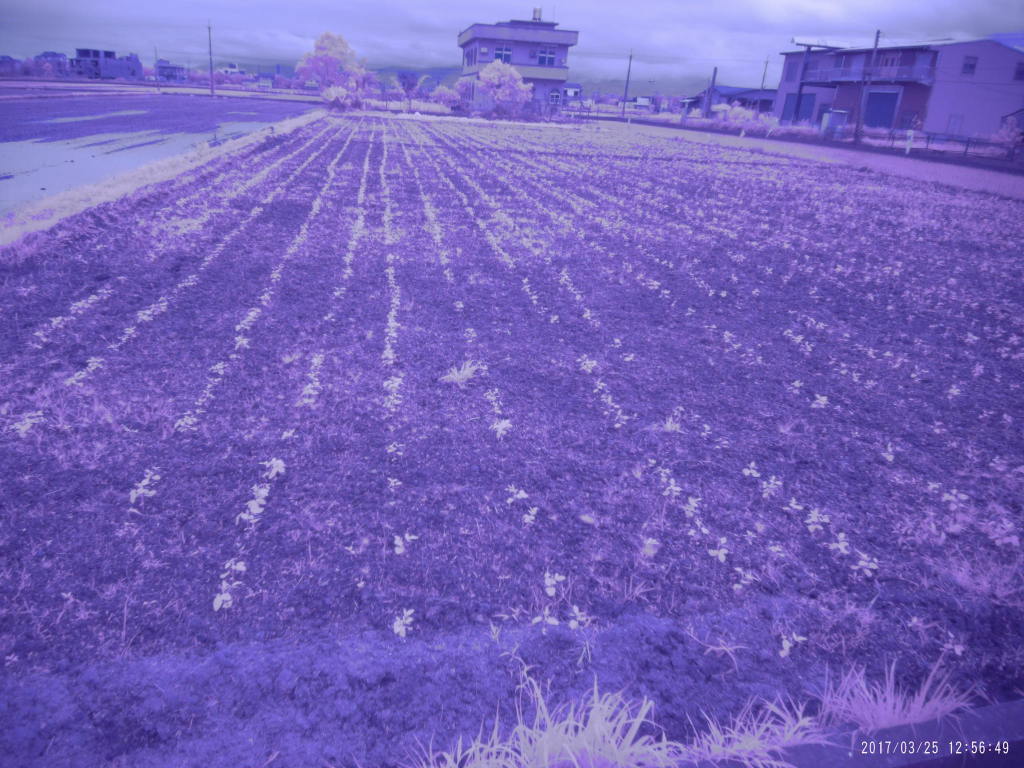
#> input picture images/ndvi1.jpg, 2048 x 1536 px (shown at 1/2 size)
$ python lab3.py --image ../images/ndvi1.jpg --ndvi ../images/ndvi2.jpg
#> lines starting #> are read from the running program, lines starting #| are printed output that depends on the picture; after the words box and inside, x2 and y2 are one past the last pixel; in counts of white or black regions, pixels touching at a corner belong together
#> further down, image is the input picture: shape (1536, 2048, 3); mean B, G, R 185.8, 98.1, 115.2
# import the necessary packages
from scipy.spatial import distance as dist
import imutils
import numpy as np
import cv2
import argparse

thRED = 220
thGREEN = 132
thYELLOW = 132

def contrast_stretch(im):
    """
    Performs a simple contrast stretch of the given image, from 5-95%.
    """
    in_min = np.percentile(im, 5)
    in_max = np.percentile(im, 95)

    out_min = 0.0
    out_max = 255.0

    out = im - in_min
    out *= ((out_min - out_max) / (in_min - in_max))
    out += in_min

    return out

def getNDVI(image):
    #image = cv2.cvtColor(image, cv2.COLOR_BGR2HSV)
    b, g, r = cv2.split(image)
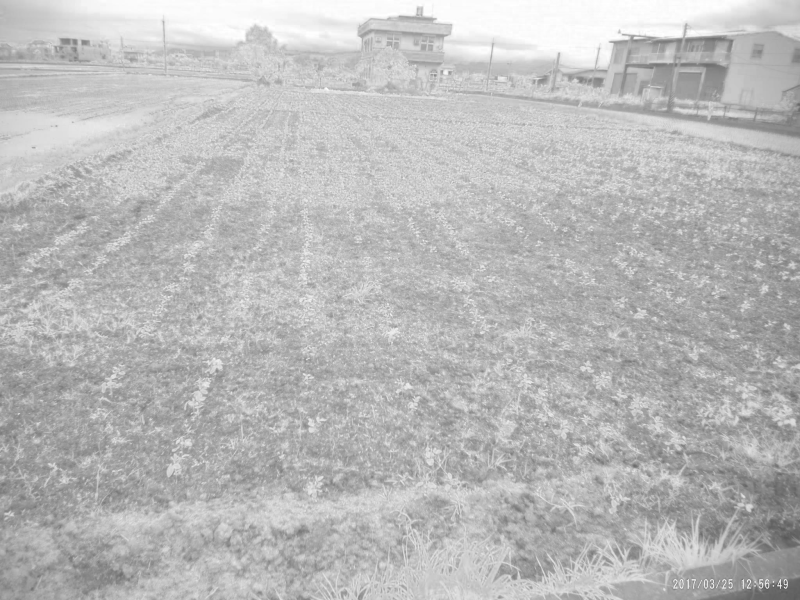
#> b: shape (600, 800); min 78, max 255, mean 185.8
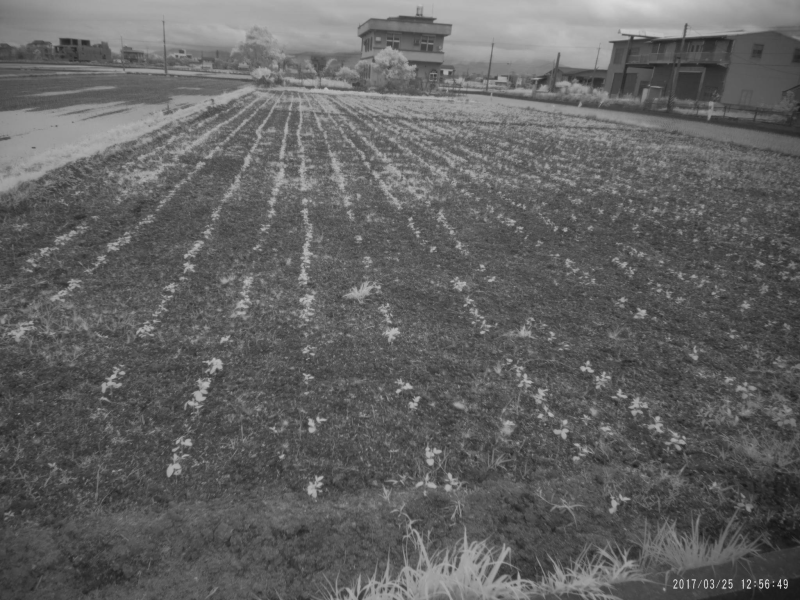
#> g: shape (600, 800); min 20, max 226, mean 98.1
    divisor = (r.astype(float) + b.astype(float))
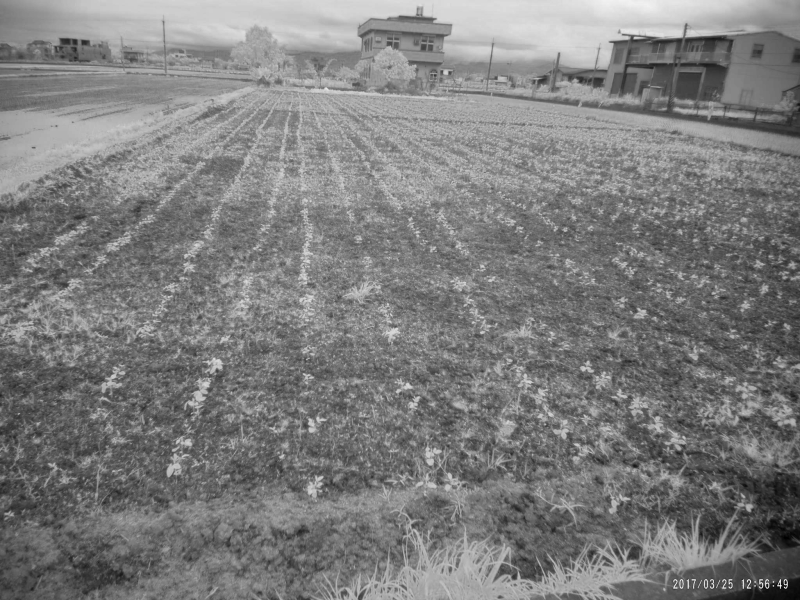
#> divisor: shape (600, 800) float64; min 121, max 486, mean 301; drawn with min black and max white
    divisor[divisor == 0] = 0.01  # Make sure we don't divide by zero!

    ndvi = (r.astype(float) - b) / divisor
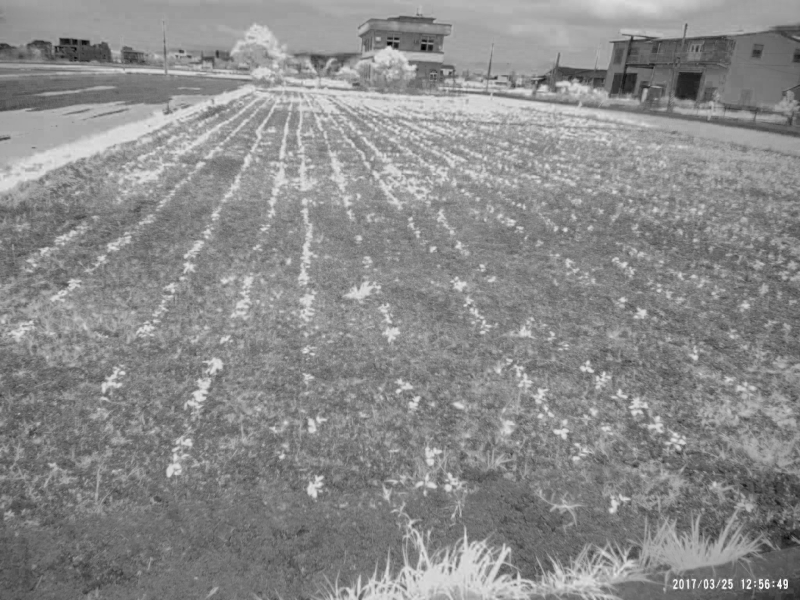
#> ndvi: shape (600, 800) float64; min -0.52, max -0.0123, mean -0.243; drawn with min black and max white
    ndvi = contrast_stretch(ndvi)
#> in contrast_stretch, `in_min = np.percentile(im, 5)`: in_min = -0.33
#> in contrast_stretch, `in_max = np.percentile(im, 95)`: in_max = -0.125
    ndvi = ndvi.astype(np.uint8)
    ndvi = (255-ndvi)
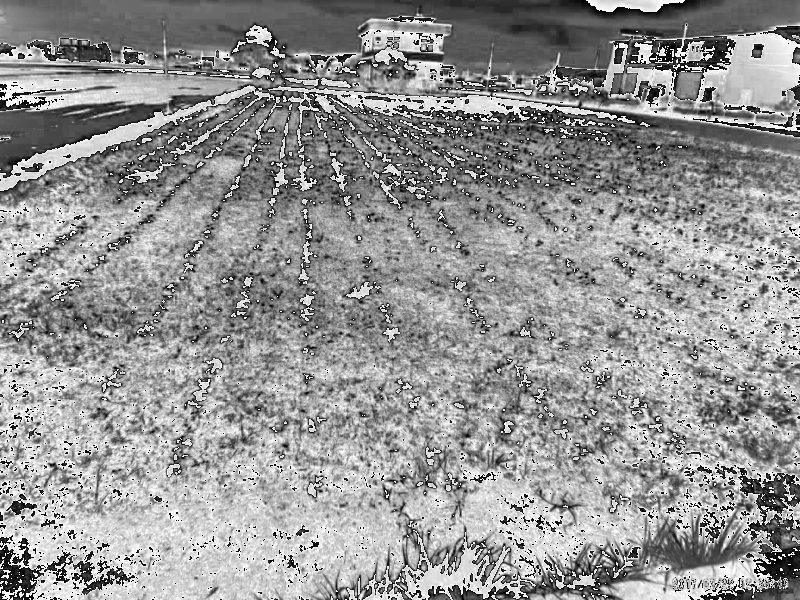
#> ndvi: shape (600, 800); min 0, max 255, mean 148.1
    ndvi = cv2.inRange(ndvi, thRED, 255)
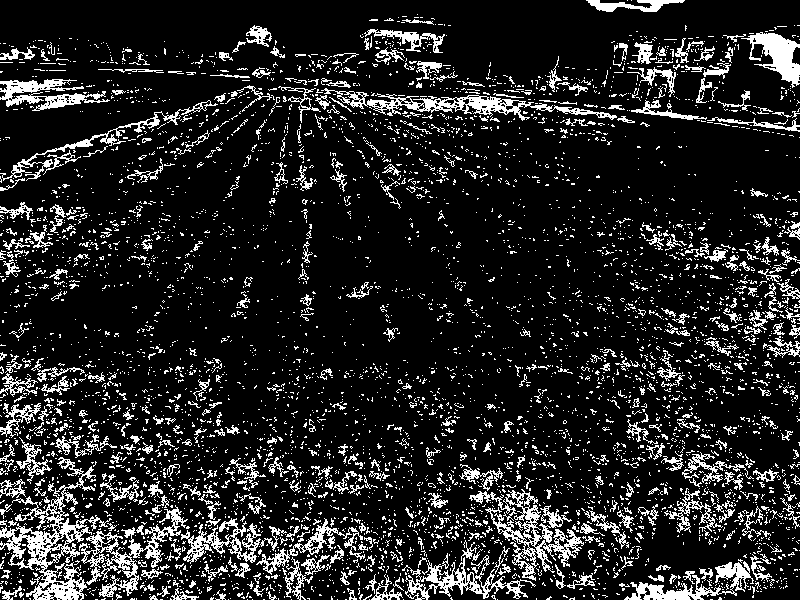
#> ndvi: shape (600, 800); 14.2% white in thin lines or dots
    #ndvi = cv2.bitwise_not(ndvi)

    zeros = np.zeros(image.shape[:2], dtype = "uint8")
    merged = cv2.merge([g, r, ndvi])
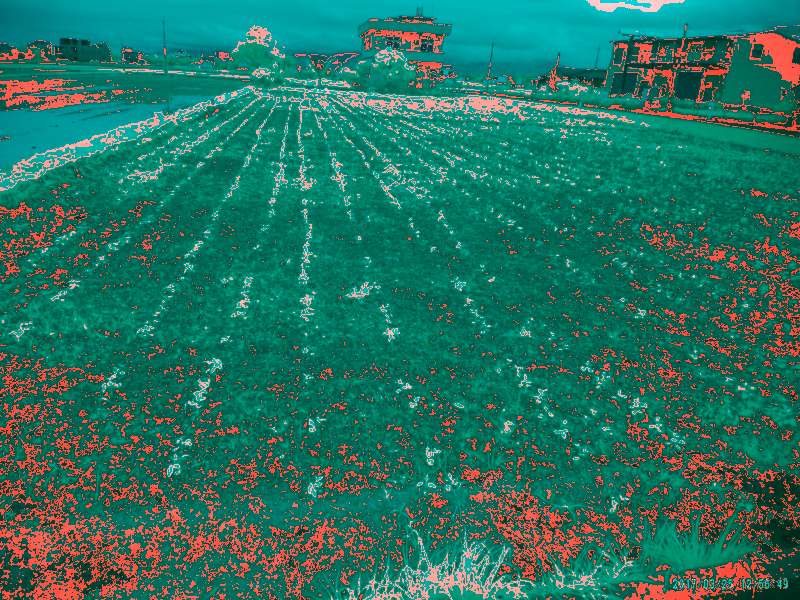
#> merged: shape (600, 800, 3); mean of channels 0, 1, 2 98.1, 115.2, 36.2; drawn as B, G, R
    cv2.imshow("Merged", merged)
    return ndvi

def addTransparent(overlay, output, alpha):
    cv2.addWeighted(overlay, alpha, output, 1 - alpha, 0, output)


def replaceColor(image, fromC=[0,0,0], toC=[255,255,255]):
    image[np.where((image==fromC).all(axis=2))] = toC
    return image

def createMask(grayImg, th=104):
    masked = cv2.inRange(grayImg, th, 255)
    return masked

# [45 lines left out: functions getRedArea, getRedArea2, getGreenArea, getYellowArea, not called in this run]

ap = argparse.ArgumentParser()
ap.add_argument("-i", "--image", required=True, help="NDVI image")
ap.add_argument("-n", "--ndvi", required=True, help="Correct ndvi image.")
args = vars(ap.parse_args())

image = cv2.imread(args["image"])
image = imutils.resize(image, width = 800)

ndvi = getNDVI(image)
cv2.imshow("ndvi", ndvi)
# [4 lines of commented-out code are left out]


"""
imgRED = np.zeros(image.shape[:3], np.uint8)
imgRED[:] = (1, 54, 253)
maskedRED = cv2.bitwise_and(imgRED, imgRED, mask=redArea)
imgGREEN = np.zeros(image.shape[:3], np.uint8)
imgGREEN[:] = (0, 249, 69)
maskedGREEN = cv2.bitwise_and(imgGREEN, imgGREEN, mask=greenArea)
imgYELLOW = np.zeros(image.shape[:3], np.uint8)
imgYELLOW[:] = (0, 255, 237)
maskedYELLOW = cv2.bitwise_and(imgYELLOW, imgYELLOW, mask=yellowArea)

greenNDVI = cv2.addWeighted(image, 0.5, maskedGREEN, 0.5, 0)
yellowNDVI = cv2.addWeighted(image, 0.5, maskedYELLOW, 0.5, 0)
redNDVI = cv2.addWeighted(image, 0.5, maskedRED, 0.5, 0)

cv2.imshow("NDVI Original", cv2.imread(args["ndvi"]))
cv2.imshow("NDVI-Green", greenNDVI)
cv2.imshow("NDVI-Yellow", yellowNDVI)
cv2.imshow("NDVI-Red", redNDVI)

cv2.imshow("RED", maskedRED)
cv2.imshow("GREEN", maskedGREEN)
cv2.imshow("YELLOW", maskedYELLOW)
"""
cv2.waitKey(0)

$ run again, on images/ndvi3.jpg
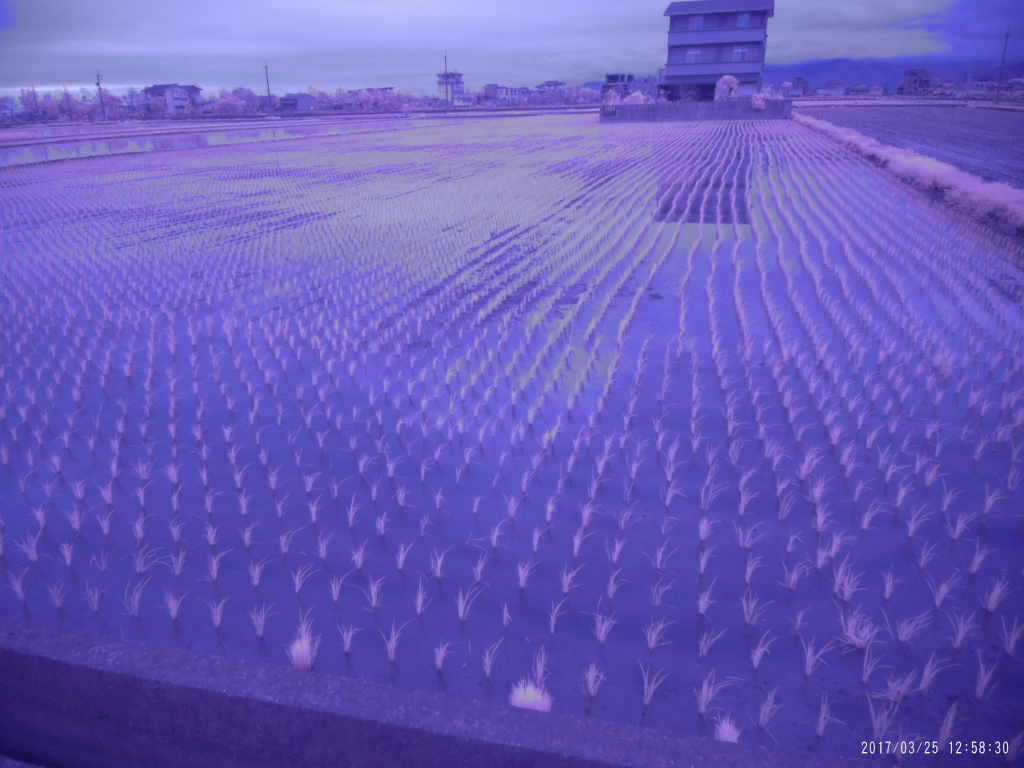
#> input picture images/ndvi3.jpg, 2048 x 1536 px (shown at 1/2 size)
#> image is the input picture: shape (1536, 2048, 3); mean B, G, R 185.3, 91.4, 103.3
#> image: shape (600, 800, 3)
#> in_min = -0.403
#> in_max = -0.153
#> in getNDVI, `ndvi = cv2.inRange(ndvi, thRED, 255)`:
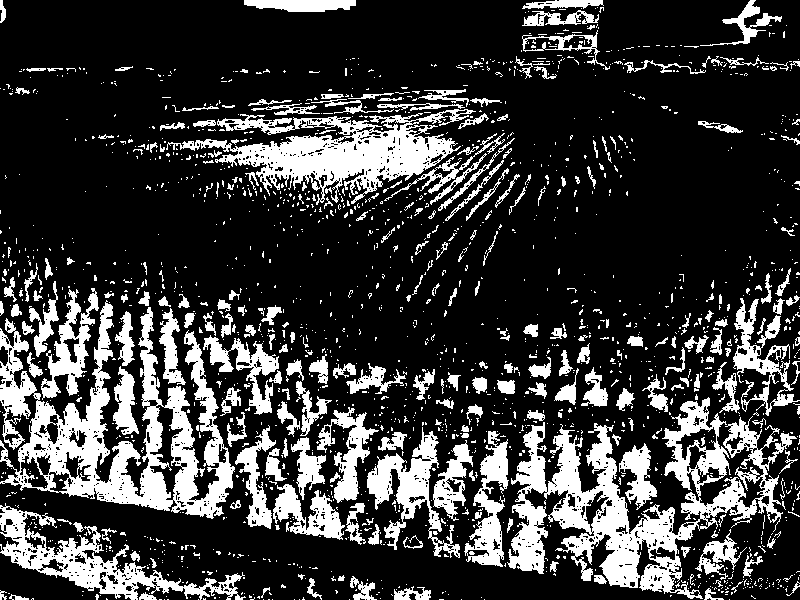
#> ndvi: shape (600, 800); 22.9% white; 1825 white regions (1565 under 20 px), largest, box (x1, y1, x2, y2) and area: (507, 397, 797, 599) 18804, (0, 300, 235, 519) 17619, (166, 109, 476, 205) 10725
#> in getNDVI, `merged = cv2.merge([g, r, ndvi])`:
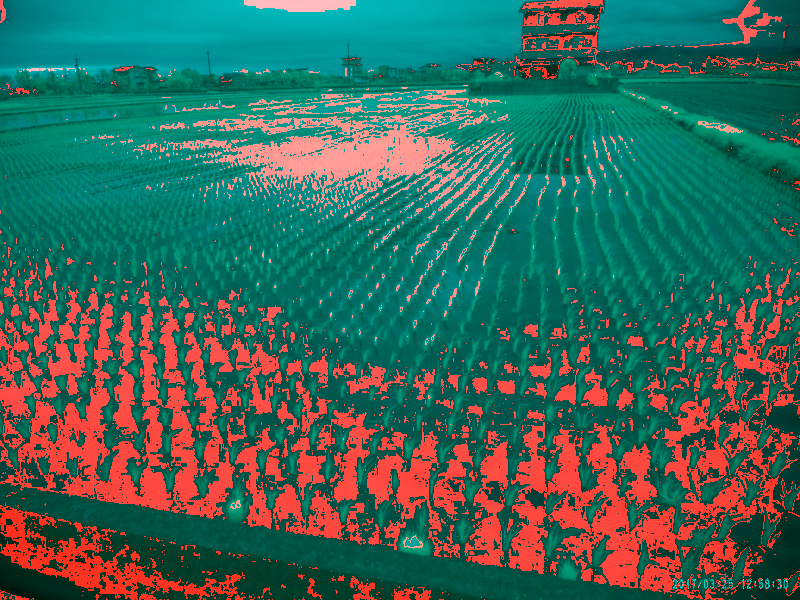
#> merged: shape (600, 800, 3); mean of channels 0, 1, 2 91.4, 103.3, 58.4; drawn as B, G, R

$ run again, on images/ndvi4.jpg
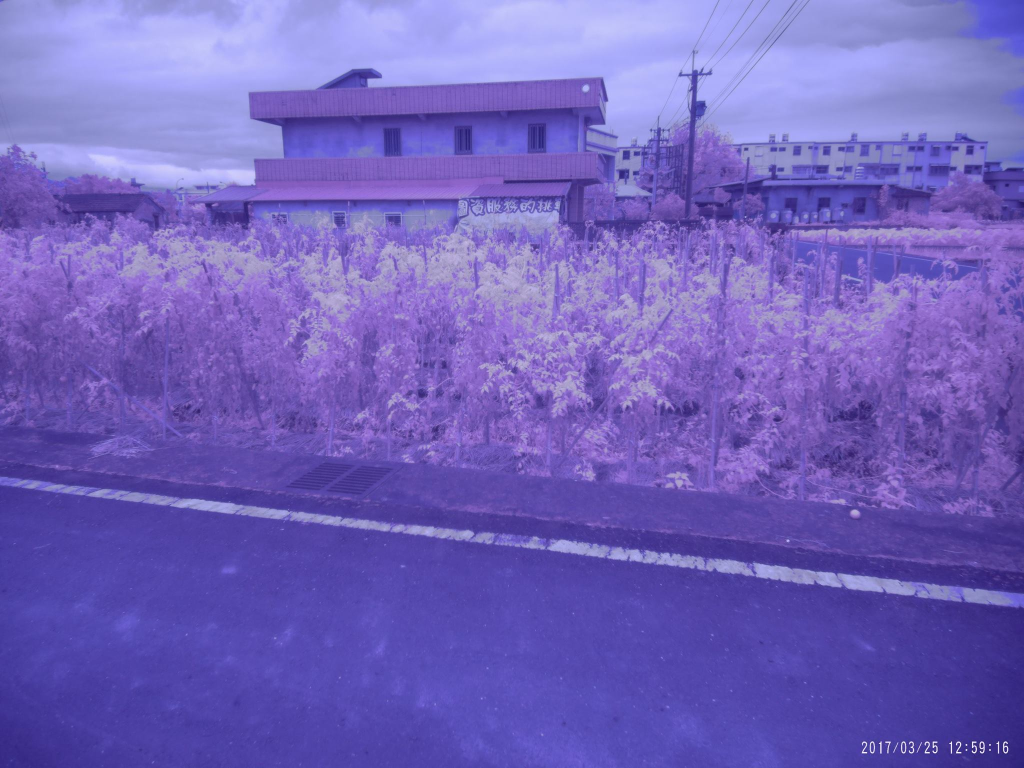
#> input picture images/ndvi4.jpg, 2048 x 1536 px (shown at 1/2 size)
#> image is the input picture: shape (1536, 2048, 3); mean B, G, R 187.7, 98.4, 113.4
#> image: shape (600, 800, 3)
#> in_min = -0.374
#> in_max = -0.144
#> in getNDVI, `ndvi = cv2.inRange(ndvi, thRED, 255)`:
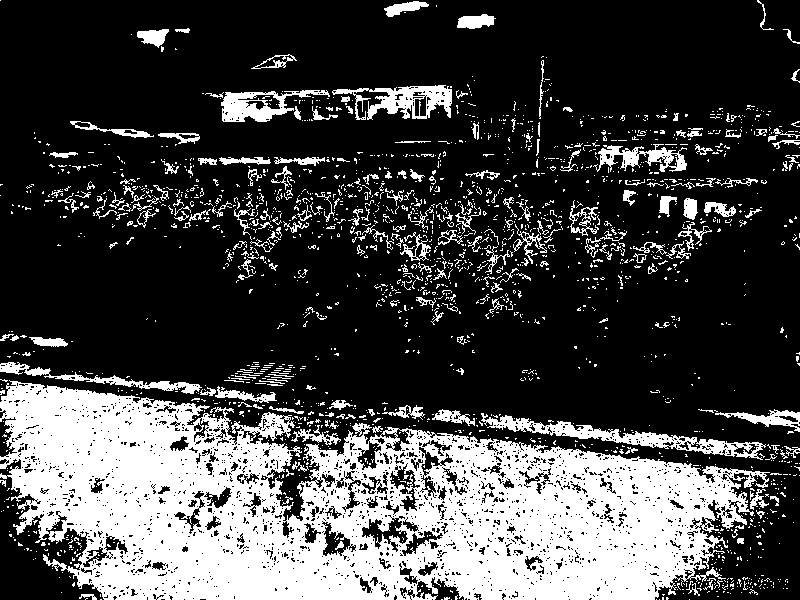
#> ndvi: shape (600, 800); 27.1% white; 2011 white regions (1790 under 20 px), largest, box (x1, y1, x2, y2) and area: (0, 380, 770, 600) 98420, (481, 413, 766, 460) 2830, (332, 85, 452, 120) 1917
#> in getNDVI, `merged = cv2.merge([g, r, ndvi])`:
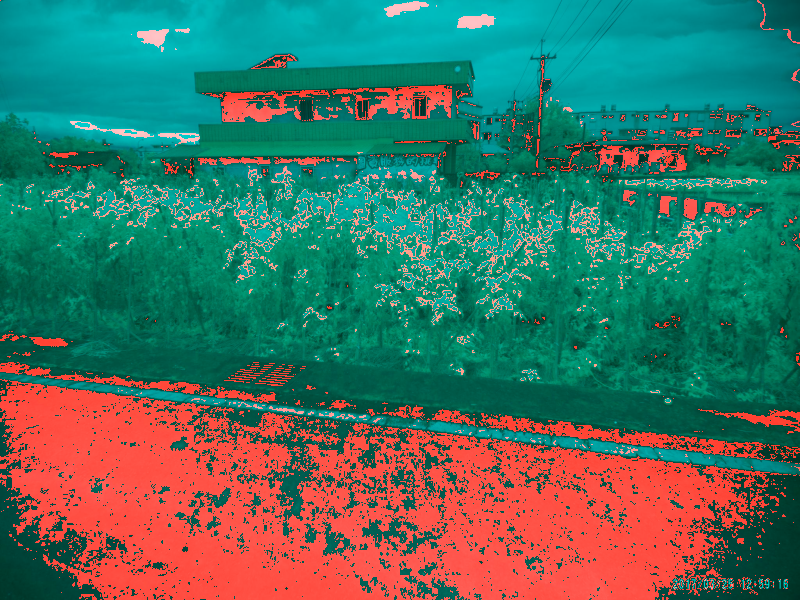
#> merged: shape (600, 800, 3); mean of channels 0, 1, 2 98.4, 113.4, 69.1; drawn as B, G, R

$ run again, on images/ndvi5.jpg
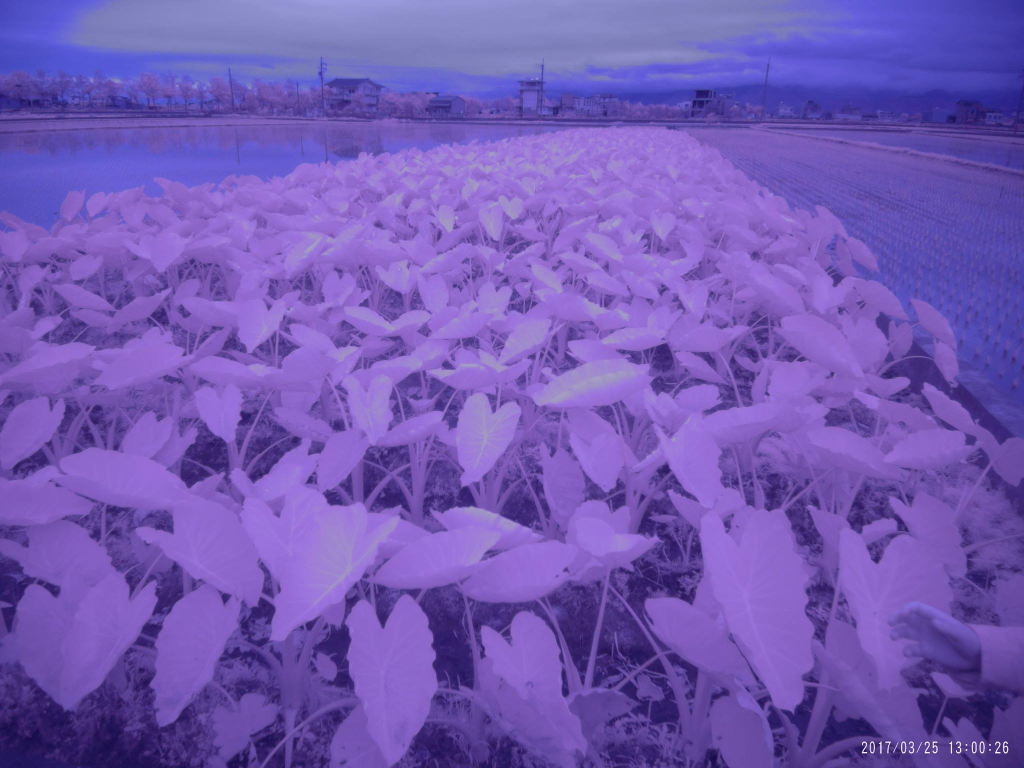
#> input picture images/ndvi5.jpg, 2048 x 1536 px (shown at 1/2 size)
#> image is the input picture: shape (1536, 2048, 3); mean B, G, R 179.9, 88.3, 114.2
#> image: shape (600, 800, 3)
#> in_min = -0.397
#> in_max = -0.161
#> in getNDVI, `merged = cv2.merge([g, r, ndvi])`:
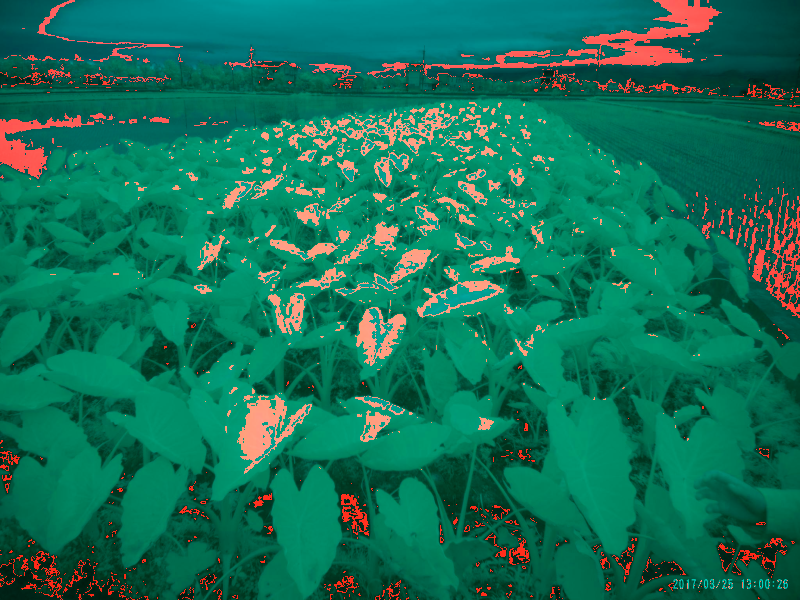
#> merged: shape (600, 800, 3); mean of channels 0, 1, 2 88.3, 114.2, 18.7; drawn as B, G, R
